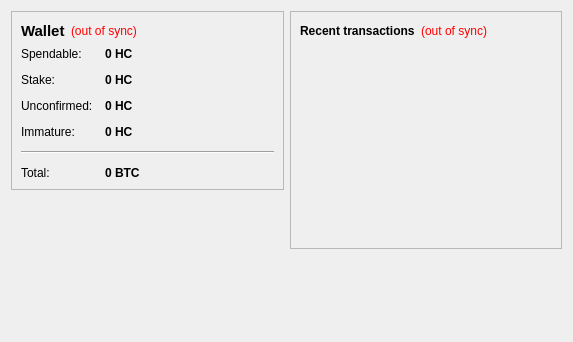
<?xml version="1.0" encoding="UTF-8"?>
<ui version="4.0">
 <class>OverviewPage</class>
 <widget class="QWidget" name="OverviewPage">
  <property name="geometry">
   <rect>
    <x>0</x>
    <y>0</y>
    <width>573</width>
    <height>342</height>
   </rect>
  </property>
  <property name="windowTitle">
   <string>Form</string>
  </property>
  <layout class="QHBoxLayout" name="horizontalLayout" stretch="1,1">
   <item>
    <layout class="QVBoxLayout" name="verticalLayout_2">
     <item>
      <widget class="QFrame" name="frame">
       <property name="frameShape">
        <enum>QFrame::StyledPanel</enum>
       </property>
       <property name="frameShadow">
        <enum>QFrame::Raised</enum>
       </property>
       <layout class="QVBoxLayout" name="verticalLayout_4">
        <item>
         <layout class="QHBoxLayout" name="horizontalLayout_4">
          <item>
           <widget class="QLabel" name="label_5">
            <property name="font">
             <font>
              <pointsize>11</pointsize>
              <weight>75</weight>
              <bold>true</bold>
             </font>
            </property>
            <property name="text">
             <string>Wallet</string>
            </property>
           </widget>
          </item>
          <item>
           <widget class="QLabel" name="labelWalletStatus">
            <property name="toolTip">
             <string>The displayed information may be out of date. Your wallet automatically synchronizes with the huskycoin network after a connection is established, but this process has not completed yet.</string>
            </property>
            <property name="styleSheet">
             <string notr="true">QLabel { color: red; }</string>
            </property>
            <property name="text">
             <string notr="true">(out of sync)</string>
            </property>
            <property name="alignment">
             <set>Qt::AlignLeading|Qt::AlignLeft|Qt::AlignVCenter</set>
            </property>
           </widget>
          </item>
          <item>
           <spacer name="horizontalSpacer_2">
            <property name="orientation">
             <enum>Qt::Horizontal</enum>
            </property>
            <property name="sizeHint" stdset="0">
             <size>
              <width>40</width>
              <height>20</height>
             </size>
            </property>
           </spacer>
          </item>
         </layout>
        </item>
        <item>
         <layout class="QFormLayout" name="formLayout_2">
          <property name="fieldGrowthPolicy">
           <enum>QFormLayout::AllNonFixedFieldsGrow</enum>
          </property>
          <property name="horizontalSpacing">
           <number>12</number>
          </property>
          <property name="verticalSpacing">
           <number>12</number>
          </property>
          <item row="0" column="0">
           <widget class="QLabel" name="label">
            <property name="text">
             <string>Spendable:</string>
            </property>
           </widget>
          </item>
          <item row="0" column="1">
           <widget class="QLabel" name="labelBalance">
            <property name="font">
             <font>
              <weight>75</weight>
              <bold>true</bold>
             </font>
            </property>
            <property name="cursor">
             <cursorShape>IBeamCursor</cursorShape>
            </property>
            <property name="toolTip">
             <string>Your current spendable balance</string>
            </property>
            <property name="text">
             <string notr="true">0 HC</string>
            </property>
            <property name="textInteractionFlags">
             <set>Qt::LinksAccessibleByMouse|Qt::TextSelectableByKeyboard|Qt::TextSelectableByMouse</set>
            </property>
           </widget>
          </item>
          <item row="1" column="0">
           <widget class="QLabel" name="label_6">
            <property name="text">
             <string>Stake:</string>
            </property>
           </widget>
          </item>
          <item row="1" column="1">
           <widget class="QLabel" name="labelStake">
            <property name="font">
             <font>
              <weight>75</weight>
              <bold>true</bold>
             </font>
            </property>
            <property name="cursor">
             <cursorShape>IBeamCursor</cursorShape>
            </property>
            <property name="toolTip">
             <string>Total of coins that was staked, and do not yet count toward the current balance</string>
            </property>
            <property name="text">
             <string notr="true">0 HC</string>
            </property>
            <property name="textInteractionFlags">
             <set>Qt::LinksAccessibleByMouse|Qt::TextSelectableByKeyboard|Qt::TextSelectableByMouse</set>
            </property>
           </widget>
          </item>
          <item row="2" column="0">
           <widget class="QLabel" name="label_3">
            <property name="text">
             <string>Unconfirmed:</string>
            </property>
           </widget>
          </item>
          <item row="2" column="1">
           <widget class="QLabel" name="labelUnconfirmed">
            <property name="font">
             <font>
              <weight>75</weight>
              <bold>true</bold>
             </font>
            </property>
            <property name="cursor">
             <cursorShape>IBeamCursor</cursorShape>
            </property>
            <property name="toolTip">
             <string>Total of transactions that have yet to be confirmed, and do not yet count toward the current balance</string>
            </property>
            <property name="text">
             <string notr="true">0 HC</string>
            </property>
            <property name="textInteractionFlags">
             <set>Qt::LinksAccessibleByMouse|Qt::TextSelectableByKeyboard|Qt::TextSelectableByMouse</set>
            </property>
           </widget>
          </item>
          <item row="3" column="0">
           <widget class="QLabel" name="labelImmatureText">
            <property name="text">
             <string>Immature:</string>
            </property>
           </widget>
          </item>
          <item row="3" column="1">
           <widget class="QLabel" name="labelImmature">
            <property name="font">
             <font>
              <weight>75</weight>
              <bold>true</bold>
             </font>
            </property>
            <property name="toolTip">
             <string>Mined balance that has not yet matured</string>
            </property>
            <property name="text">
             <string notr="true">0 HC</string>
            </property>
            <property name="textInteractionFlags">
             <set>Qt::LinksAccessibleByMouse|Qt::TextSelectableByKeyboard|Qt::TextSelectableByMouse</set>
            </property>
           </widget>
          </item>
          <item row="4" column="0" colspan="2">
           <widget class="Line" name="line">
            <property name="orientation">
             <enum>Qt::Horizontal</enum>
            </property>
           </widget>
          </item>
          <item row="5" column="0">
           <widget class="QLabel" name="labelTotalText">
            <property name="text">
             <string>Total:</string>
            </property>
           </widget>
          </item>
          <item row="5" column="1">
           <widget class="QLabel" name="labelTotal">
            <property name="font">
             <font>
              <weight>75</weight>
              <bold>true</bold>
             </font>
            </property>
            <property name="cursor">
             <cursorShape>IBeamCursor</cursorShape>
            </property>
            <property name="toolTip">
             <string>Your current total balance</string>
            </property>
            <property name="text">
             <string notr="true">0 BTC</string>
            </property>
            <property name="textInteractionFlags">
             <set>Qt::LinksAccessibleByMouse|Qt::TextSelectableByKeyboard|Qt::TextSelectableByMouse</set>
            </property>
           </widget>
          </item>
         </layout>
        </item>
       </layout>
      </widget>
     </item>
     <item>
      <spacer name="verticalSpacer">
       <property name="orientation">
        <enum>Qt::Vertical</enum>
       </property>
       <property name="sizeHint" stdset="0">
        <size>
         <width>20</width>
         <height>40</height>
        </size>
       </property>
      </spacer>
       　　
     </item>
     　　        <item>
       　　         <widget class="QLabel" name="label_wallet_bgcoin">
         　　          <property name="text">
           　　           <string/>
           　　
         </property>
         　　          <property name="pixmap">
           　　           <pixmap resource="../bitcoin.qrc">:/images/wallet_bgcoin</pixmap>
           　　
         </property>
         　　          <property name="scaledContents">
           　　           <bool>false</bool>
           　　
         </property>
         　　          <property name="alignment">
           　　           <set>Qt::AlignCenter</set>
           　　
         </property>
         　　          <property name="margin">
           　　           <number>-2</number>
           　　
         </property>
         　　
       </widget>
       　　
     </item>
     　　        <item>
       　　         <widget class="QLabel" name="label_6">
         　　          <property name="text">
           　　           <string/>
           　　
         </property>
         　　
       </widget>
       　　
     </item>
    </layout>
   </item>
   <item>
    <layout class="QVBoxLayout" name="verticalLayout_3">
     <item>
      <widget class="QFrame" name="frame_2">
       <property name="frameShape">
        <enum>QFrame::StyledPanel</enum>
       </property>
       <property name="frameShadow">
        <enum>QFrame::Raised</enum>
       </property>
       <layout class="QVBoxLayout" name="verticalLayout">
        <item>
         <layout class="QHBoxLayout" name="horizontalLayout_2">
          <item>
           <widget class="QLabel" name="label_4">
            <property name="text">
             <string>&lt;b&gt;Recent transactions&lt;/b&gt;</string>
            </property>
           </widget>
          </item>
          <item>
           <widget class="QLabel" name="labelTransactionsStatus">
            <property name="toolTip">
             <string>The displayed information may be out of date. Your wallet automatically synchronizes with the huskycoin network after a connection is established, but this process has not completed yet.</string>
            </property>
            <property name="styleSheet">
             <string notr="true">QLabel { color: red; }</string>
            </property>
            <property name="text">
             <string notr="true">(out of sync)</string>
            </property>
            <property name="alignment">
             <set>Qt::AlignRight|Qt::AlignTrailing|Qt::AlignVCenter</set>
            </property>
           </widget>
          </item>
          <item>
           <spacer name="horizontalSpacer">
            <property name="orientation">
             <enum>Qt::Horizontal</enum>
            </property>
            <property name="sizeHint" stdset="0">
             <size>
              <width>40</width>
              <height>20</height>
             </size>
            </property>
           </spacer>
          </item>
         </layout>
        </item>
        <item>
         <widget class="QListView" name="listTransactions">
          <property name="styleSheet">
           <string notr="true">QListView { background: transparent; }</string>
          </property>
          <property name="frameShape">
           <enum>QFrame::NoFrame</enum>
          </property>
          <property name="verticalScrollBarPolicy">
           <enum>Qt::ScrollBarAlwaysOff</enum>
          </property>
          <property name="horizontalScrollBarPolicy">
           <enum>Qt::ScrollBarAlwaysOff</enum>
          </property>
          <property name="selectionMode">
           <enum>QAbstractItemView::NoSelection</enum>
          </property>
         </widget>
        </item>
       </layout>
      </widget>
     </item>
     <item>
      <spacer name="verticalSpacer_2">
       <property name="orientation">
        <enum>Qt::Vertical</enum>
       </property>
       <property name="sizeHint" stdset="0">
        <size>
         <width>20</width>
         <height>40</height>
        </size>
       </property>
      </spacer>
     </item>
    </layout>
   </item>
  </layout>
 </widget>
 <resources/>
 <connections/>
</ui>
